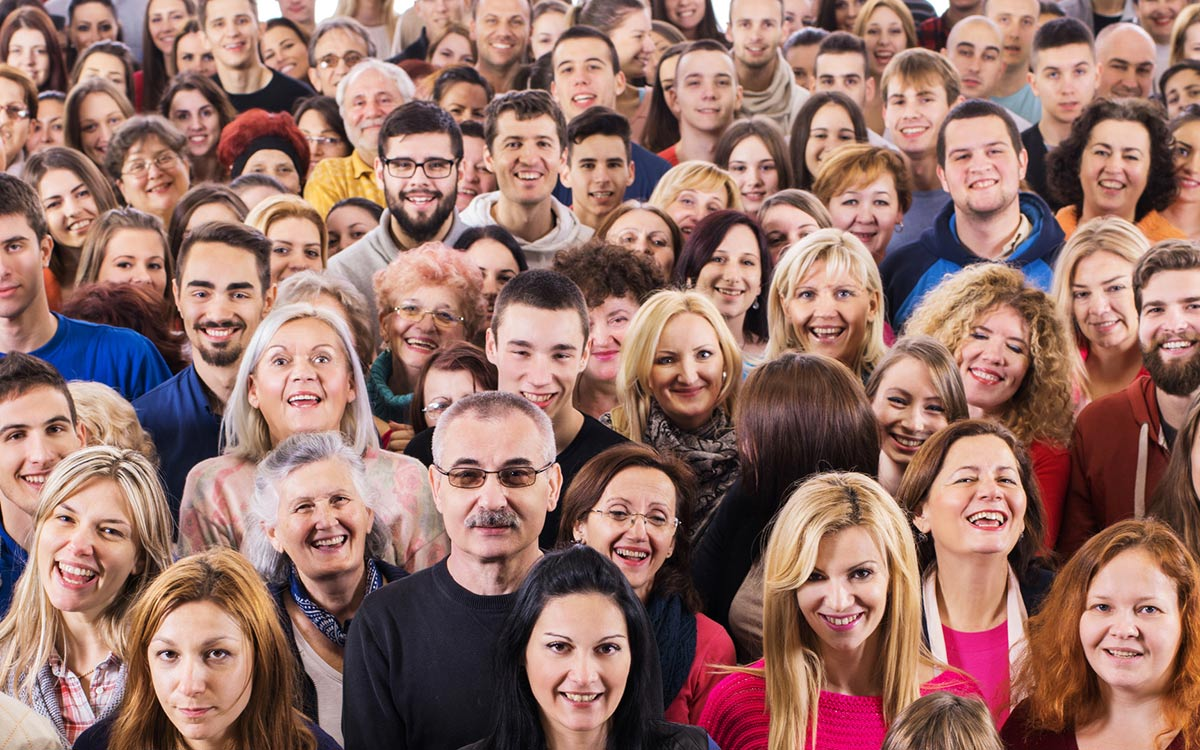
#> input picture images/Faces.jpg, 1200 x 750 px
$ python wheres_waldo.py --image images/Faces.jpg
#> lines starting #> are read from the running program, lines starting #| are printed output that depends on the picture; after the words box and inside, x2 and y2 are one past the last pixel; in counts of white or black regions, pixels touching at a corner belong together
import argparse
import cv2

ap = argparse.ArgumentParser()
ap.add_argument("-i", "--image", required=True, help="Path to input image")
ap.add_argument("-c", "--cascade", default=cv2.data.haarcascades + "haarcascade_frontalface_default.xml", help="path to face detector haar cascade")
args = vars(ap.parse_args())

image = cv2.imread(args["image"])
#> image is the input picture: shape (750, 1200, 3); mean B, G, R 104.7, 113.1, 150.8
gray = cv2.cvtColor(image, cv2.COLOR_BGR2GRAY)
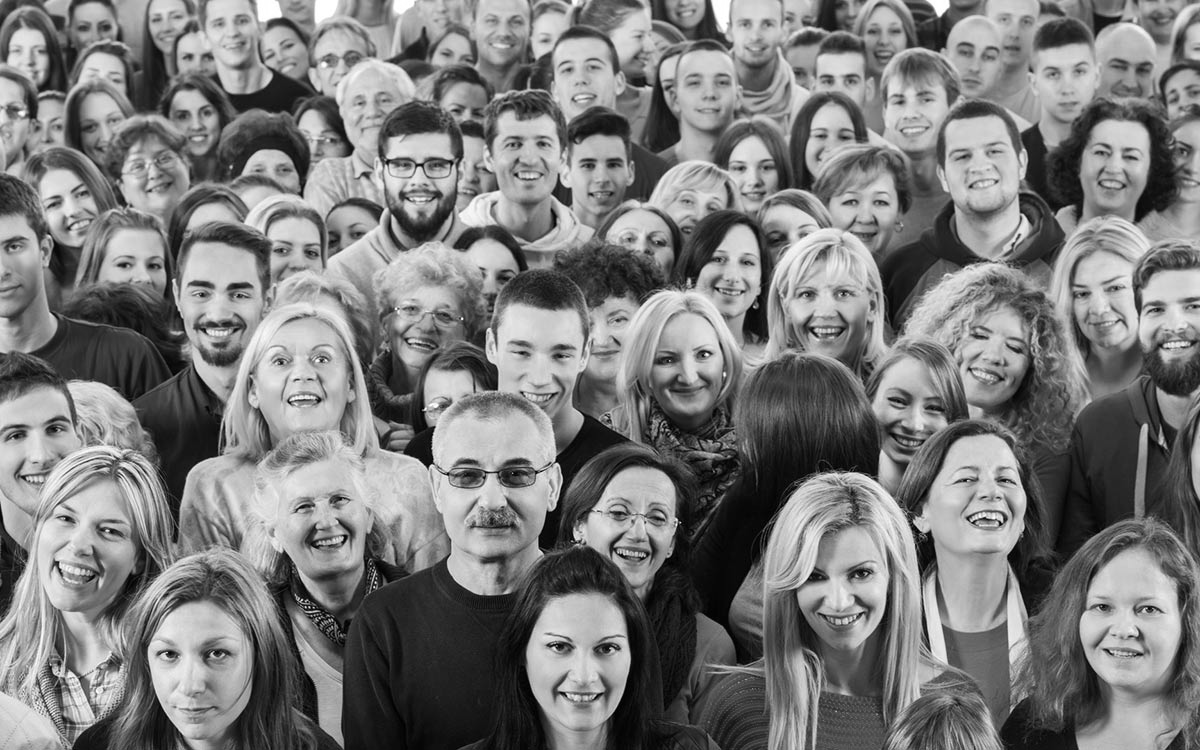
#> gray: shape (750, 1200); min 0, max 255, mean 123.4

detector = cv2.CascadeClassifier(args["cascade"])
rects = detector.detectMultiScale(gray, scaleFactor=1.3, minNeighbors=5)
#> rects = 39 rows, first 6: [170, 36, 57, 57], [19, 104, 58, 58], [205, 2, 53, 53], [477, 2, 53, 53], [856, 10, 57, 57], [3, 30, 53, 53]

if rects is ():
  print("No faces found")

for (i, (x, y, w, h)) in enumerate(rects):
	cv2.rectangle(image, (x, y), (x + w, y + h), (0, 0, 255), 2)
	cv2.putText(image, "Face #{}".format(i + 1), (x, y - 10), cv2.FONT_HERSHEY_SIMPLEX, 0.55, (0, 0, 255), 2)
#> this loop made 39 passes
#> (x, y, w, h) on passes 1 to 12: (170, 36, 57, 57), (19, 104, 58, 58), (205, 2, 53, 53), (477, 2, 53, 53), (856, 10, 57, 57), (3, 30, 53, 53), (1029, 44, 75, 75), (339, 78, 62, 62), (165, 91, 61, 61), (565, 137, 73, 73), (718, 142, 67, 67), (938, 24, 76, 76)
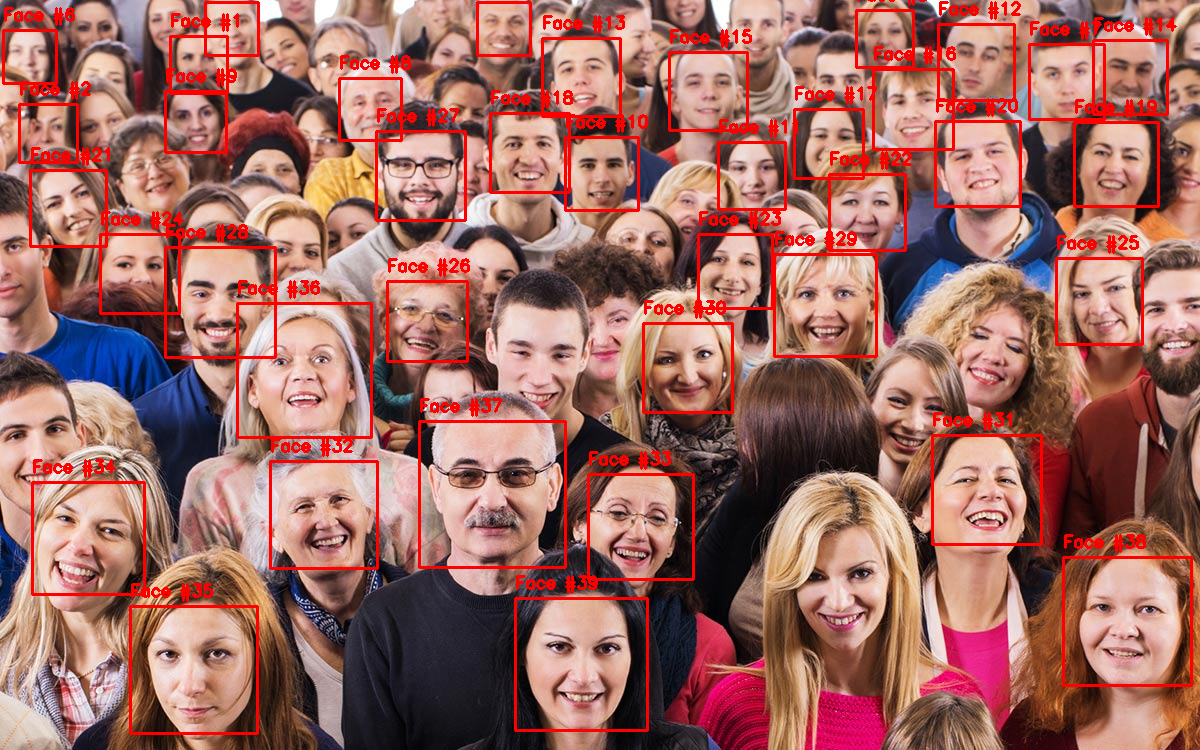
#> image: shape (750, 1200, 3); 6.57% of pixels changed, all inside (x1, y1, x2, y2) = (2, 0, 1193, 735)

cv2.imshow("Faces", image)
cv2.waitKey(0)
cv2.destroyAllWindows()
